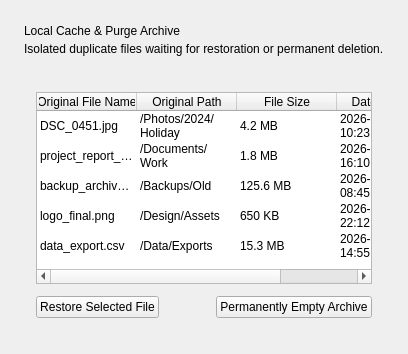
          <widget class="QWidget" name="archive_view">
           <layout class="QVBoxLayout" name="verticalLayout_archive_page">
            <property name="spacing">
             <number>24</number>
            </property>
            <property name="leftMargin">
             <number>24</number>
            </property>
            <property name="topMargin">
             <number>24</number>
            </property>
            <property name="rightMargin">
             <number>24</number>
            </property>
            <property name="bottomMargin">
             <number>24</number>
            </property>
            <item>
             <layout class="QVBoxLayout" name="archiveHeader">
              <property name="spacing">
               <number>4</number>
              </property>
              <item>
               <widget class="QLabel" name="lbl_archive_title">
                <property name="text">
                 <string>Local Cache &amp; Purge Archive</string>
                </property>
               </widget>
              </item>
              <item>
               <widget class="QLabel" name="lbl_archive_sub">
                <property name="text">
                 <string>Isolated duplicate files waiting for restoration or permanent deletion.</string>
                </property>
               </widget>
              </item>
             </layout>
            </item>
            <item>
             <widget class="QFrame" name="card_archive_table">
              <layout class="QVBoxLayout" name="verticalLayout_archive_card">
               <property name="spacing">
                <number>12</number>
               </property>
               <property name="leftMargin">
                <number>12</number>
               </property>
               <property name="topMargin">
                <number>12</number>
               </property>
               <property name="rightMargin">
                <number>12</number>
               </property>
               <property name="bottomMargin">
                <number>12</number>
               </property>
               <item>
                <widget class="QTableWidget" name="table_archive">
                 <property name="alternatingRowColors">
                  <bool>false</bool>
                 </property>
                 <property name="selectionBehavior">
                  <enum>QAbstractItemView::SelectRows</enum>
                 </property>
                 <property name="showGrid">
                  <bool>false</bool>
                 </property>
                 <property name="rowCount">
                  <number>5</number>
                 </property>
                 <property name="columnCount">
                  <number>4</number>
                 </property>
                 <attribute name="horizontalHeaderStretchLastSection">
                  <bool>true</bool>
                 </attribute>
                 <attribute name="verticalHeaderVisible">
                  <bool>false</bool>
                 </attribute>
                 <row/>
                 <row/>
                 <row/>
                 <row/>
                 <row/>
                 <column>
                  <property name="text">
                   <string>Original File Name</string>
                  </property>
                 </column>
                 <column>
                  <property name="text">
                   <string>Original Path</string>
                  </property>
                 </column>
                 <column>
                  <property name="text">
                   <string>File Size</string>
                  </property>
                 </column>
                 <column>
                  <property name="text">
                   <string>Date Isolated</string>
                  </property>
                 </column>
                 <item row="0" column="0">
                  <property name="text">
                   <string>DSC_0451.jpg</string>
                  </property>
                 </item>
                 <item row="0" column="1">
                  <property name="text">
                   <string>/Photos/2024/Holiday</string>
                  </property>
                 </item>
                 <item row="0" column="2">
                  <property name="text">
                   <string>4.2 MB</string>
                  </property>
                 </item>
                 <item row="0" column="3">
                  <property name="text">
                   <string>2026-07-04 10:23:15</string>
                  </property>
                 </item>
                 <item row="1" column="0">
                  <property name="text">
                   <string>project_report_v2.pdf</string>
                  </property>
                 </item>
                 <item row="1" column="1">
                  <property name="text">
                   <string>/Documents/Work</string>
                  </property>
                 </item>
                 <item row="1" column="2">
                  <property name="text">
                   <string>1.8 MB</string>
                  </property>
                 </item>
                 <item row="1" column="3">
                  <property name="text">
                   <string>2026-07-03 16:10:02</string>
                  </property>
                 </item>
                 <item row="2" column="0">
                  <property name="text">
                   <string>backup_archive.zip</string>
                  </property>
                 </item>
                 <item row="2" column="1">
                  <property name="text">
                   <string>/Backups/Old</string>
                  </property>
                 </item>
                 <item row="2" column="2">
                  <property name="text">
                   <string>125.6 MB</string>
                  </property>
                 </item>
                 <item row="2" column="3">
                  <property name="text">
                   <string>2026-07-02 08:45:33</string>
                  </property>
                 </item>
                 <item row="3" column="0">
                  <property name="text">
                   <string>logo_final.png</string>
                  </property>
                 </item>
                 <item row="3" column="1">
                  <property name="text">
                   <string>/Design/Assets</string>
                  </property>
                 </item>
                 <item row="3" column="2">
                  <property name="text">
                   <string>650 KB</string>
                  </property>
                 </item>
                 <item row="3" column="3">
                  <property name="text">
                   <string>2026-07-01 22:12:48</string>
                  </property>
                 </item>
                 <item row="4" column="0">
                  <property name="text">
                   <string>data_export.csv</string>
                  </property>
                 </item>
                 <item row="4" column="1">
                  <property name="text">
                   <string>/Data/Exports</string>
                  </property>
                 </item>
                 <item row="4" column="2">
                  <property name="text">
                   <string>15.3 MB</string>
                  </property>
                 </item>
                 <item row="4" column="3">
                  <property name="text">
                   <string>2026-06-30 14:55:21</string>
                  </property>
                 </item>
                </widget>
               </item>
               <item>
                <layout class="QHBoxLayout" name="archiveFooter">
                 <item>
                  <widget class="QPushButton" name="btn_restore_archive">
                   <property name="text">
                    <string>Restore Selected File</string>
                   </property>
                  </widget>
                 </item>
                 <item>
                  <spacer name="archiveSpacer">
                   <property name="orientation">
                    <enum>Qt::Horizontal</enum>
                   </property>
                   <property name="sizeHint" stdset="0">
                    <size>
                     <width>0</width>
                     <height>0</height>
                    </size>
                   </property>
                  </spacer>
                 </item>
                 <item>
                  <widget class="QPushButton" name="btn_empty_archive">
                   <property name="text">
                    <string>Permanently Empty Archive</string>
                   </property>
                  </widget>
                 </item>
                </layout>
               </item>
              </layout>
             </widget>
            </item>
           </layout>
          </widget>
